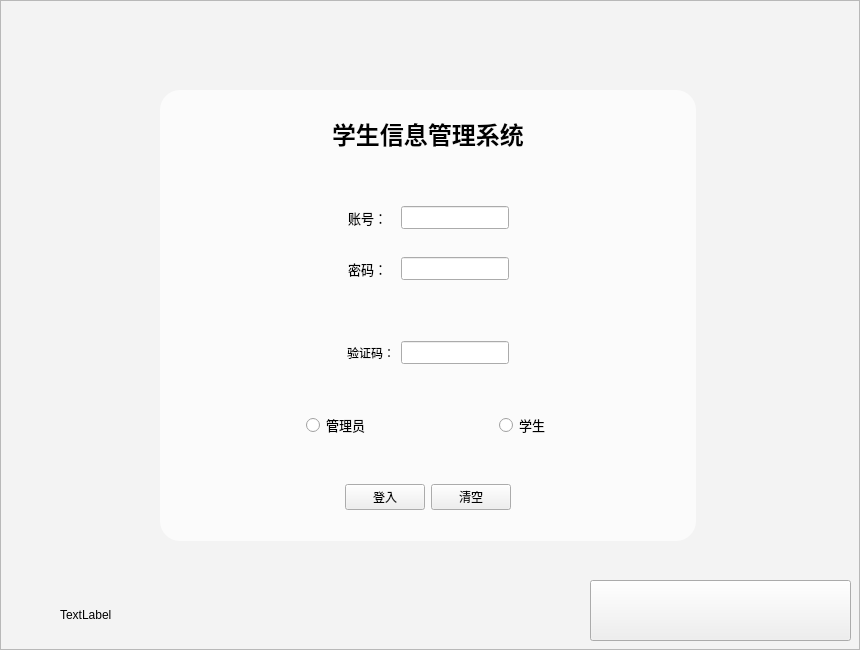
<?xml version="1.0" encoding="UTF-8"?>
<ui version="4.0">
 <class>MainWindow</class>
 <widget class="QMainWindow" name="MainWindow">
  <property name="geometry">
   <rect>
    <x>0</x>
    <y>0</y>
    <width>860</width>
    <height>650</height>
   </rect>
  </property>
  <property name="minimumSize">
   <size>
    <width>860</width>
    <height>650</height>
   </size>
  </property>
  <property name="maximumSize">
   <size>
    <width>860</width>
    <height>650</height>
   </size>
  </property>
  <property name="cursor">
   <cursorShape>ArrowCursor</cursorShape>
  </property>
  <property name="windowTitle">
   <string>桂林电子科技大学学生管理系统</string>
  </property>
  <property name="styleSheet">
   <string notr="true"/>
  </property>
  <widget class="QWidget" name="centralWidget">
   <property name="styleSheet">
    <string notr="true">
QFrame#frame{
	background-color: rgba(255, 255, 255, 170);
	border-radius: 20px;
}
QFrame#frame_3{
	background-color: rgba(255, 255, 255, 70);
}</string>
   </property>
   <widget class="QFrame" name="frame_2">
    <property name="geometry">
     <rect>
      <x>0</x>
      <y>0</y>
      <width>861</width>
      <height>671</height>
     </rect>
    </property>
    <property name="styleSheet">
     <string notr="true"/>
    </property>
    <property name="frameShape">
     <enum>QFrame::StyledPanel</enum>
    </property>
    <property name="frameShadow">
     <enum>QFrame::Raised</enum>
    </property>
    <widget class="QFrame" name="frame_3">
     <property name="geometry">
      <rect>
       <x>0</x>
       <y>0</y>
       <width>960</width>
       <height>650</height>
      </rect>
     </property>
     <property name="maximumSize">
      <size>
       <width>960</width>
       <height>650</height>
      </size>
     </property>
     <property name="font">
      <font>
       <family>Artifakt Element Black</family>
       <weight>75</weight>
       <bold>true</bold>
      </font>
     </property>
     <property name="styleSheet">
      <string notr="true"/>
     </property>
     <property name="frameShape">
      <enum>QFrame::StyledPanel</enum>
     </property>
     <property name="frameShadow">
      <enum>QFrame::Raised</enum>
     </property>
     <widget class="QLabel" name="loginFailTimes_Label">
      <property name="geometry">
       <rect>
        <x>60</x>
        <y>600</y>
        <width>259</width>
        <height>30</height>
       </rect>
      </property>
      <property name="maximumSize">
       <size>
        <width>16777215</width>
        <height>30</height>
       </size>
      </property>
      <property name="text">
       <string>TextLabel</string>
      </property>
     </widget>
     <widget class="QPushButton" name="guanwang">
      <property name="geometry">
       <rect>
        <x>590</x>
        <y>580</y>
        <width>261</width>
        <height>61</height>
       </rect>
      </property>
      <property name="cursor">
       <cursorShape>PointingHandCursor</cursorShape>
      </property>
      <property name="styleSheet">
       <string notr="true">QPushButton #guanwang {
	background-color: rgba(0, 170, 255, 2);
}
</string>
      </property>
      <property name="text">
       <string/>
      </property>
      <property name="icon">
       <iconset resource="res.qrc">
        <normaloff>:/img/大标</normaloff>:/img/大标</iconset>
      </property>
      <property name="iconSize">
       <size>
        <width>200</width>
        <height>130</height>
       </size>
      </property>
     </widget>
     <widget class="QFrame" name="frame">
      <property name="geometry">
       <rect>
        <x>160</x>
        <y>90</y>
        <width>536</width>
        <height>451</height>
       </rect>
      </property>
      <property name="frameShape">
       <enum>QFrame::StyledPanel</enum>
      </property>
      <property name="frameShadow">
       <enum>QFrame::Raised</enum>
      </property>
      <layout class="QVBoxLayout" name="verticalLayout_2">
       <item>
        <widget class="QWidget" name="widget" native="true">
         <property name="minimumSize">
          <size>
           <width>0</width>
           <height>50</height>
          </size>
         </property>
         <layout class="QHBoxLayout" name="horizontalLayout">
          <item>
           <spacer name="horizontalSpacer_2">
            <property name="orientation">
             <enum>Qt::Horizontal</enum>
            </property>
            <property name="sizeHint" stdset="0">
             <size>
              <width>40</width>
              <height>20</height>
             </size>
            </property>
           </spacer>
          </item>
          <item>
           <widget class="QLabel" name="label_3">
            <property name="text">
             <string>&lt;h1&gt;学生信息管理系统&lt;/h1&gt;</string>
            </property>
            <property name="margin">
             <number>0</number>
            </property>
           </widget>
          </item>
          <item>
           <spacer name="horizontalSpacer">
            <property name="orientation">
             <enum>Qt::Horizontal</enum>
            </property>
            <property name="sizeHint" stdset="0">
             <size>
              <width>40</width>
              <height>20</height>
             </size>
            </property>
           </spacer>
          </item>
         </layout>
        </widget>
       </item>
       <item>
        <widget class="QWidget" name="widget_8" native="true">
         <layout class="QHBoxLayout" name="horizontalLayout_7">
          <item>
           <spacer name="horizontalSpacer_8">
            <property name="orientation">
             <enum>Qt::Horizontal</enum>
            </property>
            <property name="sizeHint" stdset="0">
             <size>
              <width>106</width>
              <height>20</height>
             </size>
            </property>
           </spacer>
          </item>
          <item>
           <widget class="QWidget" name="widget_2" native="true">
            <property name="minimumSize">
             <size>
              <width>0</width>
              <height>75</height>
             </size>
            </property>
            <layout class="QVBoxLayout" name="verticalLayout">
             <item>
              <widget class="QWidget" name="widget_4" native="true">
               <property name="minimumSize">
                <size>
                 <width>0</width>
                 <height>30</height>
                </size>
               </property>
               <layout class="QHBoxLayout" name="horizontalLayout_4">
                <item>
                 <widget class="QLabel" name="label">
                  <property name="font">
                   <font>
                    <family>Arial</family>
                    <pointsize>10</pointsize>
                    <weight>50</weight>
                    <bold>false</bold>
                   </font>
                  </property>
                  <property name="text">
                   <string>账号：  </string>
                  </property>
                 </widget>
                </item>
                <item>
                 <widget class="QLineEdit" name="Login_username">
                  <property name="sizePolicy">
                   <sizepolicy hsizetype="Expanding" vsizetype="Minimum">
                    <horstretch>0</horstretch>
                    <verstretch>0</verstretch>
                   </sizepolicy>
                  </property>
                  <property name="minimumSize">
                   <size>
                    <width>0</width>
                    <height>23</height>
                   </size>
                  </property>
                 </widget>
                </item>
               </layout>
              </widget>
             </item>
             <item>
              <widget class="QWidget" name="widget_3" native="true">
               <property name="minimumSize">
                <size>
                 <width>0</width>
                 <height>20</height>
                </size>
               </property>
               <layout class="QHBoxLayout" name="horizontalLayout_3">
                <item>
                 <widget class="QLabel" name="label_2">
                  <property name="font">
                   <font>
                    <family>Arial</family>
                    <pointsize>10</pointsize>
                    <weight>50</weight>
                    <bold>false</bold>
                   </font>
                  </property>
                  <property name="text">
                   <string>密码：  </string>
                  </property>
                 </widget>
                </item>
                <item>
                 <widget class="QLineEdit" name="Login_password">
                  <property name="sizePolicy">
                   <sizepolicy hsizetype="Expanding" vsizetype="Minimum">
                    <horstretch>0</horstretch>
                    <verstretch>0</verstretch>
                   </sizepolicy>
                  </property>
                  <property name="minimumSize">
                   <size>
                    <width>0</width>
                    <height>23</height>
                   </size>
                  </property>
                  <property name="styleSheet">
                   <string notr="true">font: 6pt &quot;Arial&quot;;
font: 9pt &quot;Arial&quot;;</string>
                  </property>
                 </widget>
                </item>
               </layout>
              </widget>
             </item>
            </layout>
           </widget>
          </item>
          <item>
           <spacer name="horizontalSpacer_9">
            <property name="orientation">
             <enum>Qt::Horizontal</enum>
            </property>
            <property name="sizeHint" stdset="0">
             <size>
              <width>106</width>
              <height>20</height>
             </size>
            </property>
           </spacer>
          </item>
         </layout>
        </widget>
       </item>
       <item>
        <widget class="QWidget" name="widget_9" native="true">
         <layout class="QHBoxLayout" name="horizontalLayout_8">
          <item>
           <spacer name="horizontalSpacer_10">
            <property name="orientation">
             <enum>Qt::Horizontal</enum>
            </property>
            <property name="sizeType">
             <enum>QSizePolicy::Expanding</enum>
            </property>
            <property name="sizeHint" stdset="0">
             <size>
              <width>40</width>
              <height>20</height>
             </size>
            </property>
           </spacer>
          </item>
          <item>
           <widget class="QWidget" name="widget_7" native="true">
            <layout class="QHBoxLayout" name="horizontalLayout_2">
             <item>
              <widget class="QLabel" name="captcha_Label">
               <property name="text">
                <string>验证码：</string>
               </property>
              </widget>
             </item>
             <item>
              <widget class="QLineEdit" name="captcha_lineEdit">
               <property name="sizePolicy">
                <sizepolicy hsizetype="Expanding" vsizetype="Minimum">
                 <horstretch>0</horstretch>
                 <verstretch>0</verstretch>
                </sizepolicy>
               </property>
               <property name="minimumSize">
                <size>
                 <width>0</width>
                 <height>23</height>
                </size>
               </property>
               <property name="maximumSize">
                <size>
                 <width>16777215</width>
                 <height>23</height>
                </size>
               </property>
              </widget>
             </item>
            </layout>
           </widget>
          </item>
          <item>
           <spacer name="horizontalSpacer_11">
            <property name="orientation">
             <enum>Qt::Horizontal</enum>
            </property>
            <property name="sizeHint" stdset="0">
             <size>
              <width>40</width>
              <height>20</height>
             </size>
            </property>
           </spacer>
          </item>
         </layout>
        </widget>
       </item>
       <item>
        <widget class="QWidget" name="widget_5" native="true">
         <layout class="QHBoxLayout" name="horizontalLayout_5">
          <item>
           <spacer name="horizontalSpacer_4">
            <property name="orientation">
             <enum>Qt::Horizontal</enum>
            </property>
            <property name="sizeHint" stdset="0">
             <size>
              <width>40</width>
              <height>20</height>
             </size>
            </property>
           </spacer>
          </item>
          <item>
           <widget class="QRadioButton" name="adminButton">
            <property name="font">
             <font>
              <family>Arial</family>
              <pointsize>10</pointsize>
              <weight>50</weight>
              <bold>false</bold>
             </font>
            </property>
            <property name="text">
             <string>管理员</string>
            </property>
           </widget>
          </item>
          <item>
           <spacer name="horizontalSpacer_3">
            <property name="orientation">
             <enum>Qt::Horizontal</enum>
            </property>
            <property name="sizeHint" stdset="0">
             <size>
              <width>40</width>
              <height>20</height>
             </size>
            </property>
           </spacer>
          </item>
          <item>
           <widget class="QRadioButton" name="studentButton">
            <property name="font">
             <font>
              <family>Arial</family>
              <pointsize>10</pointsize>
              <weight>50</weight>
              <bold>false</bold>
             </font>
            </property>
            <property name="text">
             <string>学生</string>
            </property>
           </widget>
          </item>
          <item>
           <spacer name="horizontalSpacer_5">
            <property name="orientation">
             <enum>Qt::Horizontal</enum>
            </property>
            <property name="sizeHint" stdset="0">
             <size>
              <width>40</width>
              <height>20</height>
             </size>
            </property>
           </spacer>
          </item>
         </layout>
        </widget>
       </item>
       <item>
        <widget class="QWidget" name="widget_6" native="true">
         <layout class="QHBoxLayout" name="horizontalLayout_6">
          <item>
           <spacer name="horizontalSpacer_6">
            <property name="orientation">
             <enum>Qt::Horizontal</enum>
            </property>
            <property name="sizeHint" stdset="0">
             <size>
              <width>40</width>
              <height>20</height>
             </size>
            </property>
           </spacer>
          </item>
          <item>
           <widget class="QPushButton" name="LoginButton">
            <property name="text">
             <string>登入</string>
            </property>
           </widget>
          </item>
          <item>
           <widget class="QPushButton" name="clearButton">
            <property name="text">
             <string>清空</string>
            </property>
           </widget>
          </item>
          <item>
           <spacer name="horizontalSpacer_7">
            <property name="orientation">
             <enum>Qt::Horizontal</enum>
            </property>
            <property name="sizeHint" stdset="0">
             <size>
              <width>40</width>
              <height>20</height>
             </size>
            </property>
           </spacer>
          </item>
         </layout>
        </widget>
       </item>
      </layout>
     </widget>
     <widget class="QWidget" name="captcha" native="true">
      <property name="geometry">
       <rect>
        <x>560</x>
        <y>330</y>
        <width>80</width>
        <height>35</height>
       </rect>
      </property>
      <property name="minimumSize">
       <size>
        <width>80</width>
        <height>0</height>
       </size>
      </property>
      <property name="maximumSize">
       <size>
        <width>80</width>
        <height>35</height>
       </size>
      </property>
     </widget>
     <widget class="QFrame" name="frame_6">
      <property name="geometry">
       <rect>
        <x>0</x>
        <y>0</y>
        <width>860</width>
        <height>650</height>
       </rect>
      </property>
      <property name="minimumSize">
       <size>
        <width>860</width>
        <height>650</height>
       </size>
      </property>
      <property name="maximumSize">
       <size>
        <width>860</width>
        <height>650</height>
       </size>
      </property>
      <property name="styleSheet">
       <string notr="true">QFrame#frame_6{
	border-image: url(:/img/17号楼1);
}</string>
      </property>
      <property name="frameShape">
       <enum>QFrame::StyledPanel</enum>
      </property>
      <property name="frameShadow">
       <enum>QFrame::Raised</enum>
      </property>
     </widget>
     <zorder>frame_6</zorder>
     <zorder>loginFailTimes_Label</zorder>
     <zorder>guanwang</zorder>
     <zorder>frame</zorder>
     <zorder>captcha</zorder>
    </widget>
   </widget>
  </widget>
 </widget>
 <layoutdefault spacing="6" margin="11"/>
 <resources>
  <include location="res.qrc"/>
 </resources>
 <connections>
  <connection>
   <sender>Login_username</sender>
   <signal>returnPressed()</signal>
   <receiver>LoginButton</receiver>
   <slot>click()</slot>
   <hints>
    <hint type="sourcelabel">
     <x>335</x>
     <y>136</y>
    </hint>
    <hint type="destinationlabel">
     <x>137</x>
     <y>284</y>
    </hint>
   </hints>
  </connection>
  <connection>
   <sender>Login_password</sender>
   <signal>returnPressed()</signal>
   <receiver>LoginButton</receiver>
   <slot>click()</slot>
   <hints>
    <hint type="sourcelabel">
     <x>247</x>
     <y>174</y>
    </hint>
    <hint type="destinationlabel">
     <x>184</x>
     <y>278</y>
    </hint>
   </hints>
  </connection>
 </connections>
</ui>
